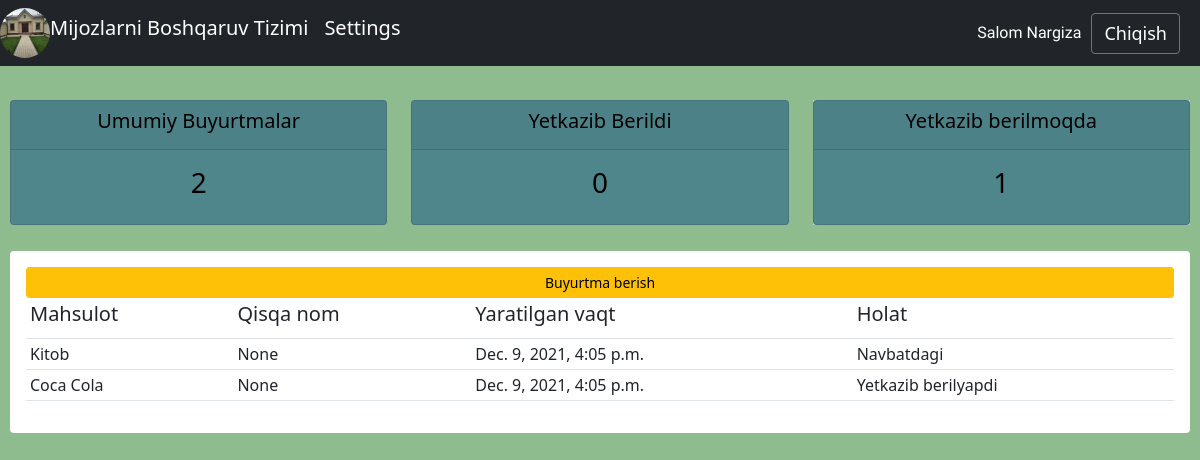
The page /user (signed in) on the database its author committed.
### crm/models.py (models this page shows, shortened)
class Customer(models.Model):
    user = models.OneToOneField(User, null=True, on_delete=models.CASCADE)
    name = models.CharField(max_length=100)
    phone = models.CharField(max_length=100, null=True)
    email = models.EmailField(null=True)
    profile_pic = models.ImageField(null=True)
    date_created = models.DateTimeField(auto_now_add=True, null=True)

class Order(models.Model):
    customer = models.ForeignKey(Customer, null=True, on_delete=models.SET_NULL)
    product = models.ForeignKey(Product, null=True, on_delete=models.SET_NULL)
    note = models.CharField(max_length=100, null=True)
    STATUS = (
        ('Navbatdagi', 'Navbatdagi'),
        ('Yetkazib berilyapdi', 'Yetkazib berilyapti'),
        ('Yetkazib berildi', 'Yetkazib berildi'),
    )
    status = models.CharField(max_length=200, choices=STATUS)
    date_created = models.DateTimeField(auto_now_add=True)

class Product(models.Model):
    CATEGORY = (
        ('ichki mahsulot', 'Ichki mahsulot'),
        ('Tashqi mahsulot', 'Tashqi mahsulot'),
    )
    name = models.CharField(max_length=100)
    price = models.FloatField(null=True)
    category = models.CharField(max_length=200, choices=CATEGORY)
    description = models.TextField(null=True)
    date_created = models.DateTimeField(auto_now_add=True)
    tags = models.ManyToManyField(Tag)
    def __str__(self):
        return self.name

### crm/decorators.py (the view)
        def wrapper_func(request, *args, **kwargs):
            group = None
            if request.user.groups.exists():
                group = request.user.groups.all()[0].name
            if group in allowed_roles:
                return view_func(request, *args, **kwargs)
            else:
                return HttpResponse('you are not authorize')

### crm/views.py (called while the page is built)
@login_required(login_url='login')
@allowed_user(allowed_roles=['customer'])
def userview(request):
    orders = request.user.customer.order_set.all()
    total_order = orders.count()
    delivered = orders.filter(status='Yetkazib berildi').count()
    pending = orders.filter(status='Yetkazib berilyapdi').count()
    context = {'orders': orders, 'total_orders': total_order,
               'delivered': delivered,
               'pending': pending, }
    return render(request, 'user.html', context)

### templates/user.html
{%  extends 'base.html' %}
{% block content %}
{%  include 'status.html' %}
<body class="oraligi">
    <div class="card card-body" id="stil">
			<table class="table table-sm" >
            <a class="btn btn-warning  btn-sm btn-block" href="{% url 'create_order' request.user.customer.id %}">Buyurtma berish</a>
				<tr>
					<th>
						<h5>Mahsulot</h5>
					</th>
					<th>
						<h5>Qisqa nom</h5>
					</th>
					<th>
						<h5>Yaratilgan vaqt</h5>
					</th>
					<th>
						<h5>Holat</h5>
					</th>
				</tr>
				{% for order in orders %}
					<tr>
						<td>{{order.product}}</td>
						<td>{{order.note}}</td>
						<td>{{order.date_created}}</td>
						<td>{{order.status}}</td>
					</tr>
				{% endfor %}
            </table>
      </div>
</body>
{% endblock %}

### templates/navbar.html (shortened to what this page needs)
{% load static %}
<head>
</head>
<nav class="navbar navbar-expand-lg navbar-dark bg-dark">
    <div class="collapse navbar-collapse" id="navbarNavDropdown">
      <ul class="navbar-nav">
            {% if request.user.is_staff %}
                <img style="border-radius: 50%; height: 50px; width: 50px;" src="{% static 'images/logo.jpg' %}">
                 <a class="navbar-brand" href="#">ShukurDev</a>
                <li class="nav-item">
                  <a class="nav-link active" aria-current="page" href="/">Asosiy</a>
                </li>
                <li class="nav-item">
                  <a class="nav-link" href="{% url 'product' %}">Mahsulot</a>
                </li>
                <li class="nav-item dropdown">
            {% else %}
                   {% if request.user.customer.profile_pic %}
                      <img style="border-radius: 50%; height: 50px; width: 50px;" src="{{ request.user.customer.profile_pic.url }}">
                       <a style="font-family:"Roboto", "Lucida Grande", Verdana, Arial, sans-serif" class="navbar-brand" href="/">Mijozlarni Boshqaruv Tizimi</a>
                        <a style="font-family: "Roboto", "Lucida Grande", "DejaVu Sans", "Bitstream Vera Sans", Verdana, Arial, sans-serif class="navbar-brand" href="{% url 'account' %}">Settings</a>
                   {% endif %}
            {% endif %}
      </ul>
    </div>
    <span style="color: white; margin:10px;  font-family: 'Abel', sans-serif; ">Salom {{request.user}}</span><br>
    <span><a  style="color: #fff; margin-right: 20px; font-size: 18px; text-decoration: none; " class="btn btn-outline-secondary" href="{% url 'logout' %}">Chiqish</a></span>
</nav>

### static/css/base.css (style rules this page uses)
.oraligi { background-color: darkseagreen; }
#stil { border: 5px crimson!important; margin: 10px!important; }

### rows shown on the page
Order: product "Kitob", note "None", date_created "Dec. 9, 2021, 4:05 p.m.", status "Navbatdagi"
Order: product "Coca Cola", note "None", date_created "Dec. 9, 2021, 4:05 p.m.", status "Yetkazib berilyapdi"

### other values the page prints
{{ request.user }} "Nargiza"
{{ total_orders }} "2"
{{ delivered }} "0"
{{ pending }} "1"
